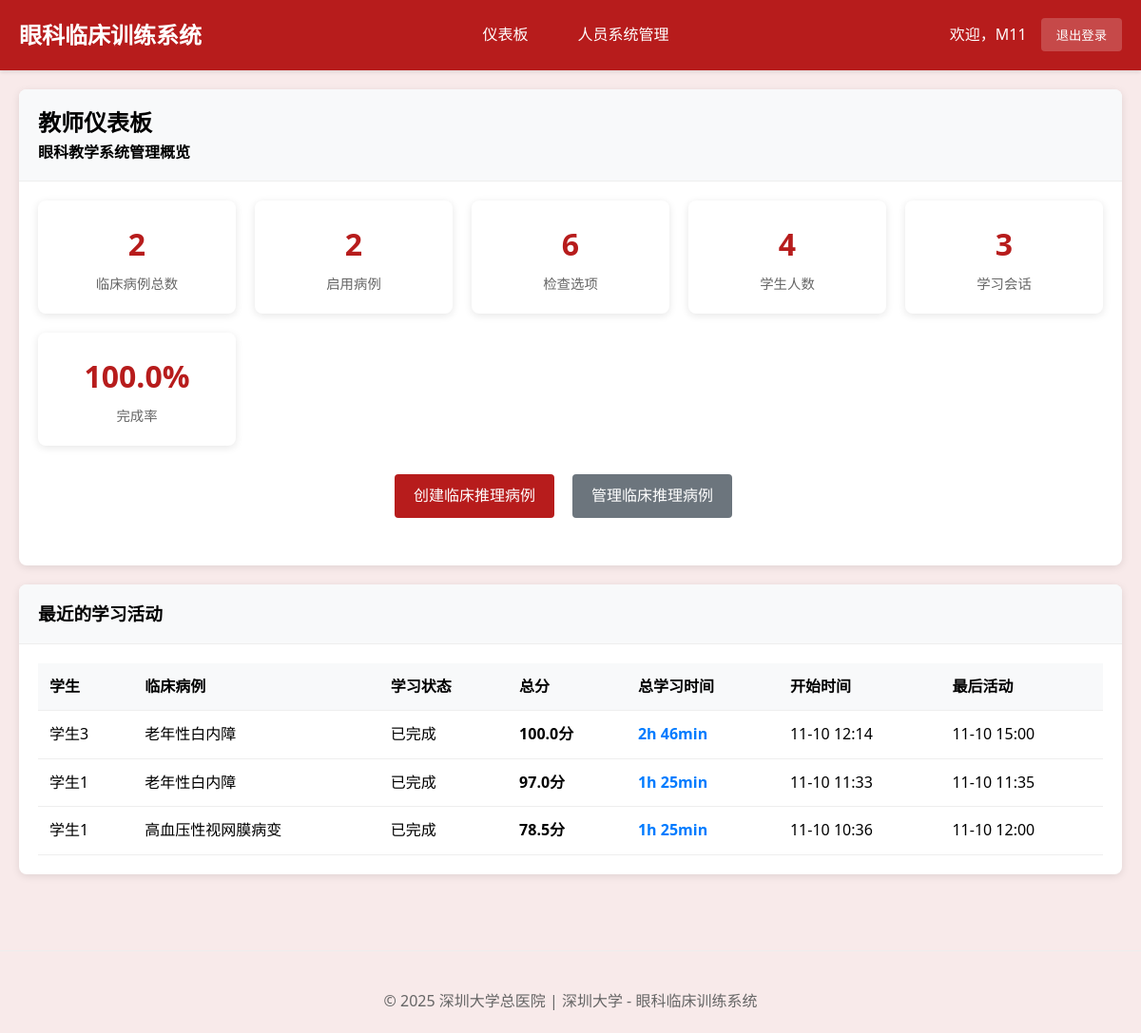
The app's page /teacher/ (signed in), older data.
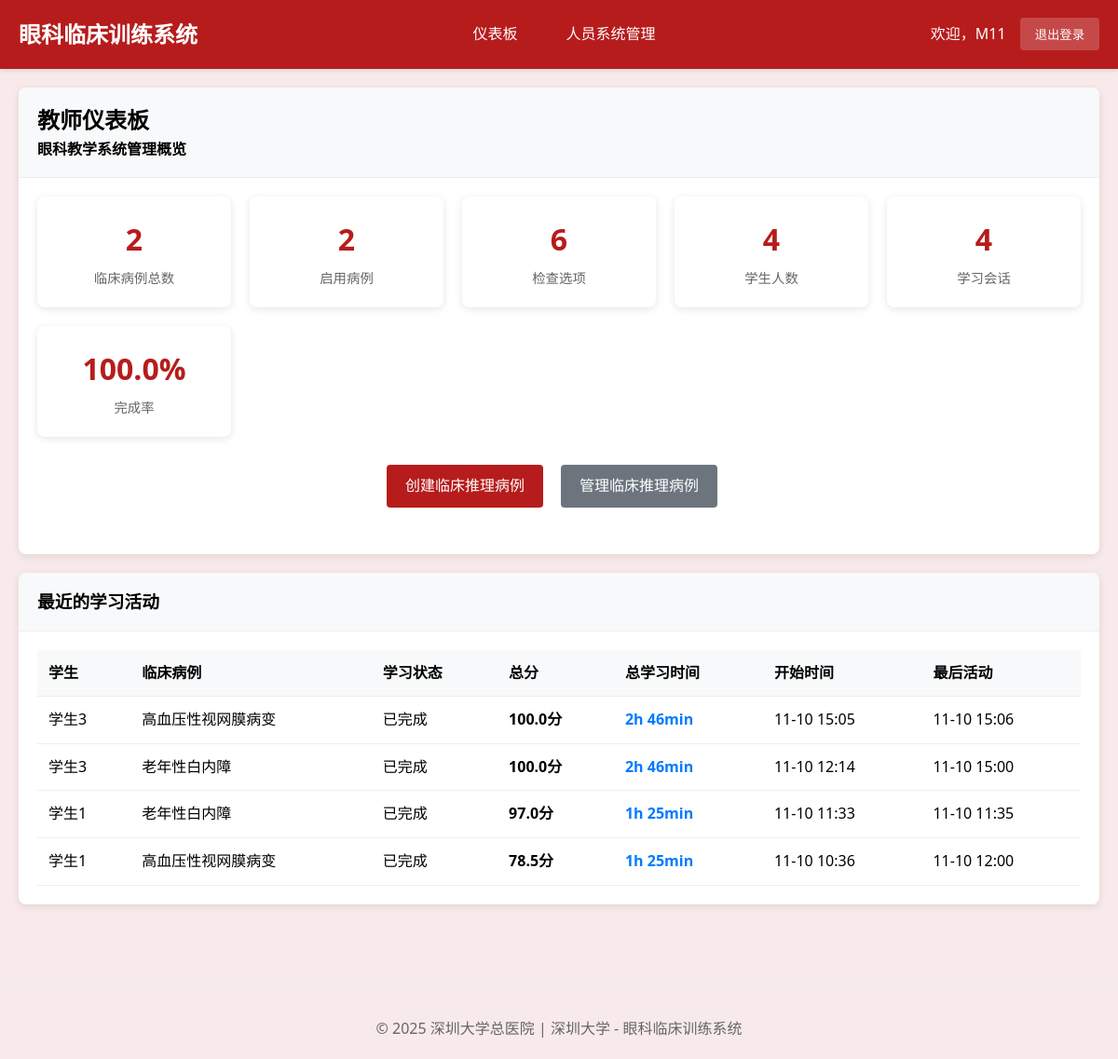
The same page, newer data.
### cases/models.py (models this page shows, shortened)
class StudentClinicalSession(models.Model):
    student = models.ForeignKey(User, on_delete=models.CASCADE, verbose_name="学生")
    clinical_case = models.ForeignKey(ClinicalCase, on_delete=models.CASCADE, verbose_name="临床案例")
    session_status = models.CharField(
        max_length=30,  # 增加长度以适应最长的选项
        choices=[
            ('case_presentation', '病例呈现'),         # 步骤1: 呈现病例
            ('examination_selection', '检查选择'),     # 步骤2: 选择检查方法
            ('examination_results', '检查结果'),       # 步骤3: 查看检查图像结果
            ('diagnosis_reasoning', '诊断推理'),       # 步骤4: 诊断判断推理
            ('treatment_selection', '治疗选择'),       # 步骤5: 选择治疗方案
            ('learning_feedback', '学习反馈'),         # 步骤6: 学习反馈
            ('completed', '已完成')
        ],
        default='case_presentation',
        verbose_name="当前阶段"
    )
    selected_examinations = models.JSONField(default=list, verbose_name="已选检查项目")
    examination_images_viewed = models.JSONField(default=list, verbose_name="已查看的检查图像")
    selected_diagnosis = models.ForeignKey(DiagnosisOption, on_delete=SET_NULL, blank=True, null=True, verbose_name="选择的诊断")
    selected_diagnoses = models.JSONField(default=list, verbose_name="选中的多个诊断ID", help_text="支持鉴别诊断的多选功能")
    diagnosis_reasoning_text = models.TextField(blank=True, verbose_name="诊断推理过程",
                                               help_text="学生的诊断思路和推理过程")
    selected_treatments = models.JSONField(default=list, verbose_name="已选治疗方案")
    step_completion_status = models.JSONField(
        default=dict,
        verbose_name="步骤完成状态",
        help_text="记录每个步骤的完成情况：{step_name: {completed: bool, score: float, completion_time: datetime}}"
    )
    required_examinations_completed = models.BooleanField(default=False, verbose_name="必选检查是否完成")
    examination_selection_valid = models.BooleanField(default=False, verbose_name="检查选择是否有效")
    examination_score = models.FloatField(default=0.0, verbose_name="检查选择得分")
    diagnosis_score = models.FloatField(default=0.0, verbose_name="诊断准确性得分")
    treatment_score = models.FloatField(default=0.0, verbose_name="治疗方案得分")
    reasoning_score = models.FloatField(default=0.0, verbose_name="推理过程得分")
    overall_score = models.FloatField(default=0.0, verbose_name="总体得分")
    diagnosis_attempt_count = models.IntegerField(default=0, verbose_name="诊断尝试次数", help_text="记录学生诊断尝试的次数，用于循序渐进指导")
    diagnosis_guidance_level = models.IntegerField(default=0, verbose_name="指导级别", help_text="0=无提示，1=轻度提示，2=中度提示，3=强提示")
    time_spent = models.JSONField(default=dict, verbose_name="各阶段用时", help_text="JSON格式记录各阶段耗时")
    step_start_times = models.JSONField(default=dict, verbose_name="各步骤开始时间")
    started_at = models.DateTimeField(auto_now_add=True, verbose_name="开始时间")
    completed_at = models.DateTimeField(blank=True, null=True, verbose_name="完成时间")
    last_activity = models.DateTimeField(auto_now=True, verbose_name="最后活动时间")
    learning_notes = models.TextField(blank=True, verbose_name="学习笔记")
    reflection = models.TextField(blank=True, verbose_name="学习反思")
    session_data = models.JSONField(default=dict, verbose_name="会话数据",
                                   help_text="保存检查顺序、当前进度等临时数据")
    class Meta:
        verbose_name = "学生临床会话"
        verbose_name_plural = "学生临床会话"
        ordering = ['-started_at']
        unique_together = ['student', 'clinical_case']

class ClinicalCase(models.Model):
    title = models.CharField(max_length=200, verbose_name="案例标题")
    case_id = models.CharField(max_length=50, unique=True, verbose_name="案例编号")
    patient_age = models.IntegerField(verbose_name="患者年龄")
    patient_gender = models.CharField(max_length=10, choices=[('M', '男'), ('F', '女')], verbose_name="患者性别")
    chief_complaint = models.TextField(verbose_name="主诉")
    present_illness = models.TextField(verbose_name="现病史")
    past_history = models.TextField(blank=True, verbose_name="既往史")
    family_history = models.TextField(blank=True, verbose_name="家族史")
    learning_objectives = models.JSONField(verbose_name="学习目标", help_text="JSON格式存储多个学习目标")
    difficulty_level = models.CharField(
        max_length=20,
        choices=[('beginner', '初级'), ('intermediate', '中级'), ('advanced', '高级')],
        default='intermediate',
        verbose_name="难度等级"
    )
    is_active = models.BooleanField(default=True, verbose_name="是否启用")
    created_by = models.ForeignKey(User, on_delete=models.CASCADE, verbose_name="创建者")
    created_at = models.DateTimeField(auto_now_add=True, verbose_name="创建时间")
    updated_at = models.DateTimeField(auto_now=True, verbose_name="更新时间")
    case_images = models.JSONField(blank=True, null=True, verbose_name="案例图片", help_text="存储图片路径的JSON数组")
    class Meta:
        verbose_name = "临床案例"
        verbose_name_plural = "临床案例"
        ordering = ['-created_at']

### cases/views.py (the view)
# urls.py: path('teacher/', views.teacher_dashboard, name='teacher_dashboard'),
@login_required
@user_passes_test(is_teacher, login_url='login')
def teacher_dashboard(request):
    total_clinical_cases = ClinicalCase.objects.count()
    active_clinical_cases = ClinicalCase.objects.filter(is_active=True).count()
    total_students = User.objects.filter(groups__name='Students').count()
    total_examinations = ExaminationOption.objects.count()
    total_sessions = StudentClinicalSession.objects.count()
    completed_sessions = StudentClinicalSession.objects.filter(completed_at__isnull=False).count()
    completion_rate = round((completed_sessions / total_sessions * 100), 1) if total_sessions > 0 else 0
    recent_sessions = StudentClinicalSession.objects.select_related('student', 'clinical_case').order_by('-started_at')[:10]
    sessions_with_time = []
    for session in recent_sessions:
        user_sessions = StudentClinicalSession.objects.filter(student=session.student)
        total_study_time = 0
        for s in user_sessions.filter(completed_at__isnull=False):
            if s.completed_at and s.started_at:
                if s.last_activity:
                    duration = s.last_activity - s.started_at
                else:
                    duration = s.completed_at - s.started_at
                duration_minutes = duration.total_seconds() / 60
                if duration_minutes > 0:
                    total_study_time += duration_minutes
        hours = int(total_study_time // 60)
        minutes = int(total_study_time % 60)
        formatted_time = f"{hours}h {minutes}min" if hours > 0 else f"{minutes}min"
        sessions_with_time.append({
            'session': session,
            'total_study_time': formatted_time
        })
    context = {
        'total_clinical_cases': total_clinical_cases,
        'active_clinical_cases': active_clinical_cases,
        'total_students': total_students,
        'total_examinations': total_examinations,
        'total_sessions': total_sessions,
        'completed_sessions': completed_sessions,
        'completion_rate': completion_rate,
        'recent_sessions': sessions_with_time,
    }
    return render(request, 'teacher/dashboard.html', context)

### cases/views.py (called while the page is built)
def is_teacher(user):
    return user.groups.filter(name='Teachers').exists() or user.is_superuser

### cases/templates/teacher/dashboard.html (shortened to what this page needs)
{% extends 'base.html' %}
{% load static %}
{% block content %}
<div class="card">
    <div class="card-header">
        <h2>教师仪表板</h2>
        <p>眼科教学系统管理概览</p>
    </div>
    <div class="card-body">
        <div class="stats-grid">
            <div class="stat-card">
                <div class="stat-number">{{ total_clinical_cases }}</div>
                <div class="stat-label">临床病例总数</div>
            </div>
            <div class="stat-card">
                <div class="stat-number">{{ active_clinical_cases }}</div>
                <div class="stat-label">启用病例</div>
            </div>
            <div class="stat-card">
                <div class="stat-number">{{ total_examinations }}</div>
                <div class="stat-label">检查选项</div>
            </div>
            <div class="stat-card">
                <div class="stat-number">{{ total_students }}</div>
                <div class="stat-label">学生人数</div>
            </div>
            <div class="stat-card">
                <div class="stat-number">{{ total_sessions }}</div>
                <div class="stat-label">学习会话</div>
            </div>
            <div class="stat-card">
                <div class="stat-number">{{ completion_rate }}%</div>
                <div class="stat-label">完成率</div>
            </div>
        </div>
        <div style="text-align: center; margin: 30px 0;">
            <a href="{% url 'teacher_clinical_case_create' %}" class="btn" style="margin-right: 15px;">创建临床推理病例</a>
            <a href="{% url 'teacher_clinical_case_list' %}" class="btn secondary" style="margin-right: 15px;">管理临床推理病例</a>
        </div>
    </div>
</div>
{% if recent_sessions %}
<div class="card">
    <div class="card-header">
        <h3>最近的学习活动</h3>
    </div>
    <div class="card-body">
        <table class="table">
            <thead>
                <tr>
                    <th>学生</th>
                    <th>临床病例</th>
                    <th>学习状态</th>
                    <th>总分</th>
                    <th>总学习时间</th>
                    <th>开始时间</th>
                    <th>最后活动</th>
                </tr>
            </thead>
            <tbody>
                {% for item in recent_sessions %}
                <tr>
                    <td>{{ item.session.student.get_full_name|default:item.session.student.username }}</td>
                    <td>{{ item.session.clinical_case.title }}</td>
                    <td>{{ item.session.get_session_status_display|default:item.session.session_status }}</td>
                    <td>
                        {% if item.session.overall_score %}
                            <strong>{{ item.session.overall_score|floatformat:1 }}分</strong>
                        {% else %}
                            -
                        {% endif %}
                    </td>
                    <td><strong style="color: #007bff;">{{ item.total_study_time }}</strong></td>
                    <td>{{ item.session.started_at|date:"m-d H:i" }}</td>
                    <td>{{ item.session.last_activity|date:"m-d H:i"|default:"-" }}</td>
                </tr>
                {% endfor %}
            </tbody>
        </table>
    </div>
</div>
{% endif %}
{% endblock %}

Row changes from the older to the newer data that the page shows:
added StudentClinicalSession: session.student.get_full_name "学生3", session.clinical_case "高血压性视网膜病变", session.session_status "已完成", session.overall_score "100.0", total_study_time "2h 46min", session.started_at "11-10 15:05", session.last_activity "11-10 15:06"
Text that changed along with them:
{{ total_sessions }}: "3" → "4"
